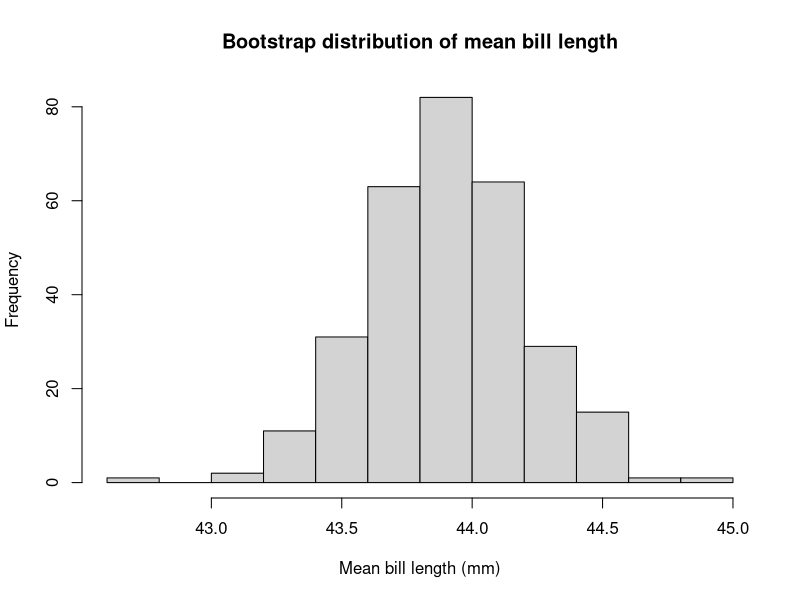
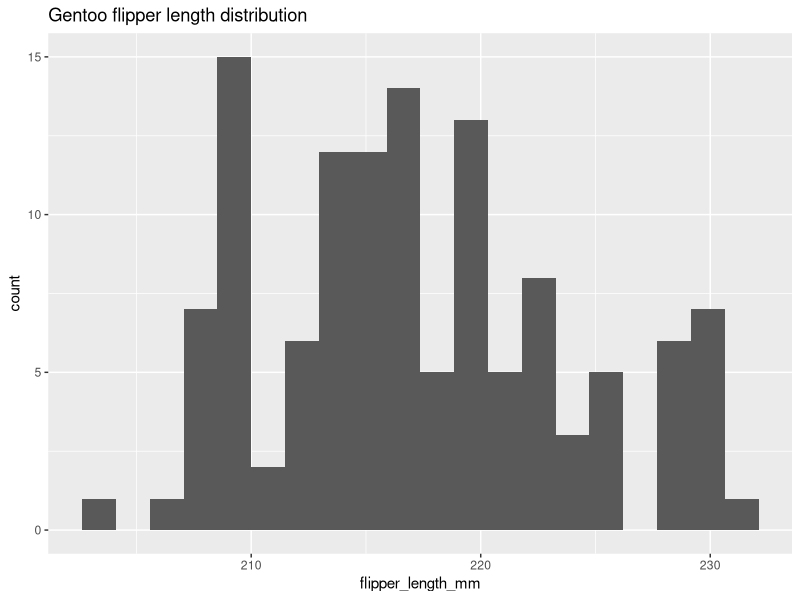

The R source for these figures, in order:
## ---- chunk 1
library(tidyverse)
library(palmerpenguins)
## ---- chunk 2
# Mean bill length as a point estimate for the population mean
point_est <- mean(penguins$bill_length_mm, na.rm = TRUE)
cat("Point estimate (mean bill length):", round(point_est, 2), "mm\n")
## ---- chunk 3
set.seed(42)

# Draw 300 resamples and compute the mean for each
boot_means <- replicate(300, {
  resample <- penguins %>%
    drop_na(bill_length_mm) %>%
    sample_n(size = nrow(drop_na(penguins, bill_length_mm)), replace = TRUE)
  mean(resample$bill_length_mm)
})

se <- sd(boot_means)
cat("Standard error:", round(se, 4), "\n")

# The bootstrap distribution should be approximately normal
hist(boot_means, main = "Bootstrap distribution of mean bill length",
     xlab = "Mean bill length (mm)")
## ---- chunk 4
lower <- point_est - 1.96 * se
upper <- point_est + 1.96 * se

cat("95% CI:", round(lower, 2), "to", round(upper, 2), "\n")
## ---- chunk 5
# Check normality for Gentoo flipper lengths
gentoo <- penguins %>%
  filter(species == "Gentoo") %>%
  drop_na(flipper_length_mm)

# Histogram
ggplot(gentoo, aes(x = flipper_length_mm)) +
  geom_histogram(bins = 20) +
  labs(title = "Gentoo flipper length distribution")

# Shapiro-Wilk test
shapiro.test(gentoo$flipper_length_mm)
## ---- chunk 6
# Compare flipper length between male and female Gentoo penguins
gentoo_sex <- penguins %>%
  filter(species == "Gentoo") %>%
  drop_na(sex, flipper_length_mm)

# t-test (parametric)
t.test(flipper_length_mm ~ sex, data = gentoo_sex)
## ---- chunk 7
# Is species independent of sex?
chisq.test(table(penguins$species, penguins$sex))
## ---- chunk 8
# 1. Run a one-way ANOVA to test whether mean body_mass_g differs across species
# Your code here

# 2. If significant, run pairwise.t.test() with Bonferroni correction
# Your code here

# 3. Which pairs of species differ significantly?
# Your answer as a comment here
